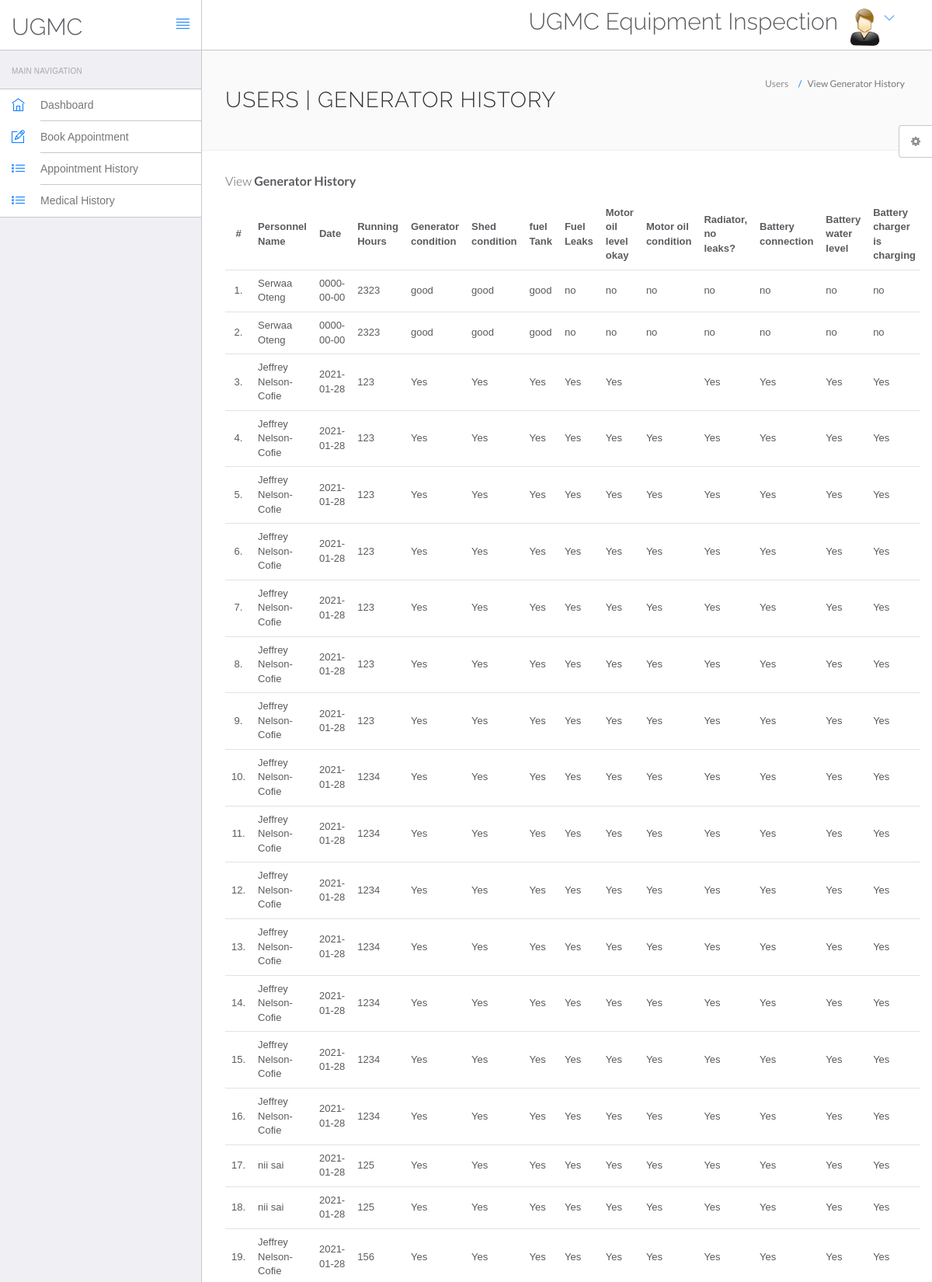
The page /hms/generator_view.php (signed in, upper part) on the database its author committed.
### tables this page shows
CREATE TABLE `generator_inspection` (
  `id` int(250) NOT NULL,
  `name` varchar(250) NOT NULL,
  `date` date NOT NULL,
  `running_hours` int(205) NOT NULL,
  `generator_condition` varchar(205) NOT NULL,
  `shed_condition` varchar(205) NOT NULL,
  `fuel_tank` varchar(205) NOT NULL,
  `fuel_leaks` varchar(205) NOT NULL,
  `fuel_cap` varchar(205) NOT NULL,
  `motor_oil_level` varchar(250) NOT NULL,
  `motor_oil_condition` varchar(250) NOT NULL,
  `radiator_leaks` varchar(205) NOT NULL,
  `radiator_coolant` varchar(250) NOT NULL,
  `battery_connection` varchar(250) NOT NULL,
  `battery_water` varchar(250) NOT NULL,
  `battery_charger` varchar(250) NOT NULL,
  `leaks` varchar(250) NOT NULL,
  `exhaust_system` varchar(250) NOT NULL,
  `auto_start` varchar(250) NOT NULL,
  `equipment_condition` varchar(250) NOT NULL,
  `wrenches` varchar(250) NOT NULL,
  `extinguisher_present` varchar(250) NOT NULL,
  `extinguisher_working` varchar(250) NOT NULL,
  `first_aid_present` varchar(250) NOT NULL,
  `first_aid_complete` varchar(250) NOT NULL,
  `water_decantor` varchar(250) NOT NULL,
  `document` varchar(250) NOT NULL,
  `log_present` varchar(250) NOT NULL,
  `daily_check_form` varchar(250) NOT NULL,
  `manuals_present` varchar(250) NOT NULL,
  `start_engine` varchar(250) NOT NULL,
  `pre_heating` varchar(250) NOT NULL,
  `motor_starts` varchar(250) NOT NULL,
  `oil_pressure` varchar(250) NOT NULL,
  `battery_charging` varchar(250) NOT NULL,
  `smells_lights_sounds` varchar(250) NOT NULL,
  `comments` varchar(250) NOT NULL
);

### hms/generator_view.php (the view, shortened to what this page needs)
<?php
include('include/config.php');
?>
<!DOCTYPE html>
<html lang="en">
<head>
    <link rel="stylesheet" href="vendor/bootstrap/css/bootstrap.min.css">
    <link rel="stylesheet" href="vendor/fontawesome/css/font-awesome.min.css">
    <link rel="stylesheet" href="vendor/themify-icons/themify-icons.min.css">
    <link href="vendor/animate.css/animate.min.css" rel="stylesheet" media="screen">
    <link href="vendor/perfect-scrollbar/perfect-scrollbar.min.css" rel="stylesheet" media="screen">
    <link href="vendor/switchery/switchery.min.css" rel="stylesheet" media="screen">
    <link href="vendor/bootstrap-touchspin/jquery.bootstrap-touchspin.min.css" rel="stylesheet" media="screen">
    <link href="vendor/select2/select2.min.css" rel="stylesheet" media="screen">
    <link href="vendor/bootstrap-datepicker/bootstrap-datepicker3.standalone.min.css" rel="stylesheet" media="screen">
    <link href="vendor/bootstrap-timepicker/bootstrap-timepicker.min.css" rel="stylesheet" media="screen">
    <link rel="stylesheet" href="assets/css/styles.css">
    <link rel="stylesheet" href="assets/css/plugins.css">
    <link rel="stylesheet" href="assets/css/themes/theme-1.css" id="skin_color" />
</head>
<body>
    <div id="app">
        <?php include('include/sidebar.php'); ?>
        <div class="app-content">
            <?php include('include/header.php'); ?>
            <div class="main-content">
                <div class="wrap-content container" id="container">
                    <section id="page-title">
                        <div class="row">
                            <div class="col-sm-8">
                                <h1 class="mainTitle">Users | Generator History</h1>
                            </div>
                            <ol class="breadcrumb">
                                <li>
                                    <span>Users</span>
                                </li>
                                <li class="active">
                                    <span>View Generator History</span>
                                </li>
                            </ol>
                        </div>
                    </section>
                    <div class="container-fluid container-fullw bg-white">
                        <div class="row">
                            <div class="col-md-12" style="
                                        direction: ltr;
                                        overflow:auto;
                                        height: 100%;
                                        width: 100%;
                                    ">
                                <h5 class="over-title margin-bottom-15">View <span class="text-bold">Generator History</span></h5>
                                <table class="table table-hover" id="sample-table-1">
                                    <thead>
                                        <tr>
                                            <th class="center">#</th>
                                            <th>Personnel Name</th>
                                            <th>Date</th>
                                            <th>Running Hours </th>
                                            <th>Generator condition </th>
                                            <th>Shed condition </th>
                                            <th>fuel Tank</th>
                                            <th>Fuel Leaks</th>
                                            <th>Motor oil level okay</th>
                                            <th>Motor oil condition</th>
                                            <th>Radiator, no leaks?</th>
                                            <th>Battery connection</th>
                                            <th>Battery water level</th>
                                            <th>Battery charger is charging</th>
                                        </tr>
                                    </thead>
                                    <tbody>
                                        <?php
                                        $sql = mysqli_query($con, "SELECT * FROM `generator_inspection`");
                                        $cnt = 1;
                                        while ($row = mysqli_fetch_array($sql)) {
                                        ?>
                                            <tr>
                                                <td class="center"><?php echo $cnt; ?>.</td>
                                                <td class="hidden-xs"><?php echo $row['name']; ?></td>
                                                <td><?php echo $row['date']; ?></td>
                                                <td><?php echo $row['running_hours']; ?></td>
                                                <td><?php echo $row['generator_condition']; ?></td>
                                                <td><?php echo $row['shed_condition']; ?>
                                                <td><?php echo $row['fuel_tank']; ?>
                                                <td><?php echo $row['fuel_leaks']; ?>
                                                <td><?php echo $row['fuel_cap']; ?>
                                                <td><?php echo $row['motor_oil_level']; ?>
                                                <td><?php echo $row['motor_oil_condition']; ?>
                                                <td><?php echo $row['radiator_leaks']; ?>
                                                <td><?php echo $row['radiator_coolant']; ?>
                                                <td><?php echo $row['battery_connection']; ?>
                                            </tr>
                                        <?php
                                            $cnt = $cnt + 1;
                                        } ?>
                                    </tbody>
                                </table>
                            </div>
                        </div>
                    </div>
                </div>
            </div>
        </div>
    </div>
    <?php include('include/setting.php'); ?>
</body>
</html>

### hms/assets/css/themes/theme-1.css (style rules this page uses)
body { background: #FAFAFA; }

### rows shown on the page
generator_inspection: name "Serwaa Oteng", date "0000-00-00", running_hours "2323", generator_condition "good", shed_condition "good", fuel_tank "good", fuel_leaks "no", fuel_cap "no", motor_oil_level "no", motor_oil_condition "no", radiator_leaks "no", radiator_coolant "no", battery_connection "no"
generator_inspection: name "Serwaa Oteng", date "0000-00-00", running_hours "2323", generator_condition "good", shed_condition "good", fuel_tank "good", fuel_leaks "no", fuel_cap "no", motor_oil_level "no", motor_oil_condition "no", radiator_leaks "no", radiator_coolant "no", battery_connection "no"
generator_inspection: name "Jeffrey Nelson-Cofie", date "2021-01-28", running_hours "123", generator_condition "Yes", shed_condition "Yes", fuel_tank "Yes", fuel_leaks "Yes", fuel_cap "Yes", motor_oil_condition "Yes", radiator_leaks "Yes", radiator_coolant "Yes", battery_connection "Yes"
generator_inspection: name "Jeffrey Nelson-Cofie", date "2021-01-28", running_hours "123", generator_condition "Yes", shed_condition "Yes", fuel_tank "Yes", fuel_leaks "Yes", fuel_cap "Yes", motor_oil_level "Yes", motor_oil_condition "Yes", radiator_leaks "Yes", radiator_coolant "Yes", battery_connection "Yes"
generator_inspection: name "Jeffrey Nelson-Cofie", date "2021-01-28", running_hours "123", generator_condition "Yes", shed_condition "Yes", fuel_tank "Yes", fuel_leaks "Yes", fuel_cap "Yes", motor_oil_level "Yes", motor_oil_condition "Yes", radiator_leaks "Yes", radiator_coolant "Yes", battery_connection "Yes"
generator_inspection: name "Jeffrey Nelson-Cofie", date "2021-01-28", running_hours "123", generator_condition "Yes", shed_condition "Yes", fuel_tank "Yes", fuel_leaks "Yes", fuel_cap "Yes", motor_oil_level "Yes", motor_oil_condition "Yes", radiator_leaks "Yes", radiator_coolant "Yes", battery_connection "Yes"
generator_inspection: name "Jeffrey Nelson-Cofie", date "2021-01-28", running_hours "123", generator_condition "Yes", shed_condition "Yes", fuel_tank "Yes", fuel_leaks "Yes", fuel_cap "Yes", motor_oil_level "Yes", motor_oil_condition "Yes", radiator_leaks "Yes", radiator_coolant "Yes", battery_connection "Yes"
generator_inspection: name "Jeffrey Nelson-Cofie", date "2021-01-28", running_hours "123", generator_condition "Yes", shed_condition "Yes", fuel_tank "Yes", fuel_leaks "Yes", fuel_cap "Yes", motor_oil_level "Yes", motor_oil_condition "Yes", radiator_leaks "Yes", radiator_coolant "Yes", battery_connection "Yes"
generator_inspection: name "Jeffrey Nelson-Cofie", date "2021-01-28", running_hours "123", generator_condition "Yes", shed_condition "Yes", fuel_tank "Yes", fuel_leaks "Yes", fuel_cap "Yes", motor_oil_level "Yes", motor_oil_condition "Yes", radiator_leaks "Yes", radiator_coolant "Yes", battery_connection "Yes"
generator_inspection: name "Jeffrey Nelson-Cofie", date "2021-01-28", running_hours "1234", generator_condition "Yes", shed_condition "Yes", fuel_tank "Yes", fuel_leaks "Yes", fuel_cap "Yes", motor_oil_level "Yes", motor_oil_condition "Yes", radiator_leaks "Yes", radiator_coolant "Yes", battery_connection "Yes"
generator_inspection: name "Jeffrey Nelson-Cofie", date "2021-01-28", running_hours "1234", generator_condition "Yes", shed_condition "Yes", fuel_tank "Yes", fuel_leaks "Yes", fuel_cap "Yes", motor_oil_level "Yes", motor_oil_condition "Yes", radiator_leaks "Yes", radiator_coolant "Yes", battery_connection "Yes"
generator_inspection: name "Jeffrey Nelson-Cofie", date "2021-01-28", running_hours "1234", generator_condition "Yes", shed_condition "Yes", fuel_tank "Yes", fuel_leaks "Yes", fuel_cap "Yes", motor_oil_level "Yes", motor_oil_condition "Yes", radiator_leaks "Yes", radiator_coolant "Yes", battery_connection "Yes"
generator_inspection: name "Jeffrey Nelson-Cofie", date "2021-01-28", running_hours "1234", generator_condition "Yes", shed_condition "Yes", fuel_tank "Yes", fuel_leaks "Yes", fuel_cap "Yes", motor_oil_level "Yes", motor_oil_condition "Yes", radiator_leaks "Yes", radiator_coolant "Yes", battery_connection "Yes"
generator_inspection: name "Jeffrey Nelson-Cofie", date "2021-01-28", running_hours "1234", generator_condition "Yes", shed_condition "Yes", fuel_tank "Yes", fuel_leaks "Yes", fuel_cap "Yes", motor_oil_level "Yes", motor_oil_condition "Yes", radiator_leaks "Yes", radiator_coolant "Yes", battery_connection "Yes"
generator_inspection: name "Jeffrey Nelson-Cofie", date "2021-01-28", running_hours "1234", generator_condition "Yes", shed_condition "Yes", fuel_tank "Yes", fuel_leaks "Yes", fuel_cap "Yes", motor_oil_level "Yes", motor_oil_condition "Yes", radiator_leaks "Yes", radiator_coolant "Yes", battery_connection "Yes"
generator_inspection: name "Jeffrey Nelson-Cofie", date "2021-01-28", running_hours "1234", generator_condition "Yes", shed_condition "Yes", fuel_tank "Yes", fuel_leaks "Yes", fuel_cap "Yes", motor_oil_level "Yes", motor_oil_condition "Yes", radiator_leaks "Yes", radiator_coolant "Yes", battery_connection "Yes"
generator_inspection: name "nii sai", date "2021-01-28", running_hours "125", generator_condition "Yes", shed_condition "Yes", fuel_tank "Yes", fuel_leaks "Yes", fuel_cap "Yes", motor_oil_level "Yes", motor_oil_condition "Yes", radiator_leaks "Yes", radiator_coolant "Yes", battery_connection "Yes"
generator_inspection: name "nii sai", date "2021-01-28", running_hours "125", generator_condition "Yes", shed_condition "Yes", fuel_tank "Yes", fuel_leaks "Yes", fuel_cap "Yes", motor_oil_level "Yes", motor_oil_condition "Yes", radiator_leaks "Yes", radiator_coolant "Yes", battery_connection "Yes"
generator_inspection: name "Jeffrey Nelson-Cofie", date "2021-01-28", running_hours "156", generator_condition "Yes", shed_condition "Yes", fuel_tank "Yes", fuel_leaks "Yes", fuel_cap "Yes", motor_oil_level "Yes", motor_oil_condition "Yes", radiator_leaks "Yes", radiator_coolant "Yes", battery_connection "Yes"
